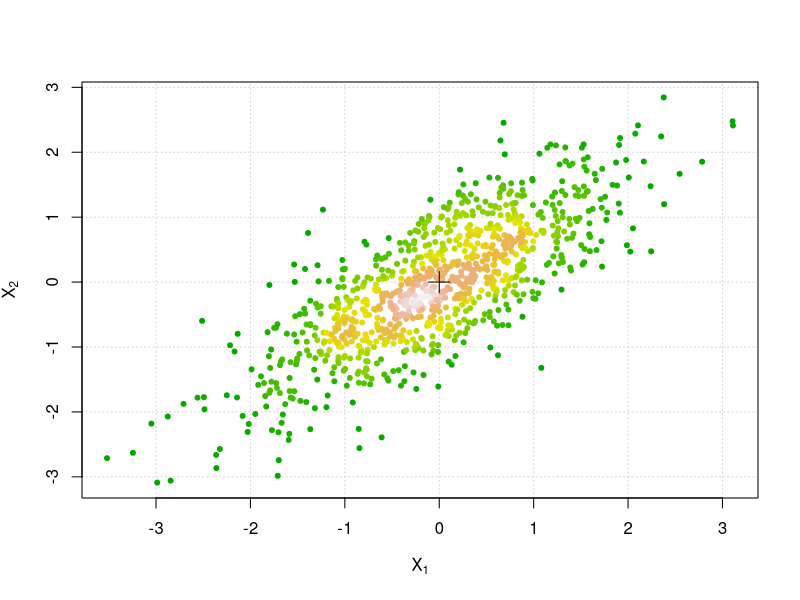
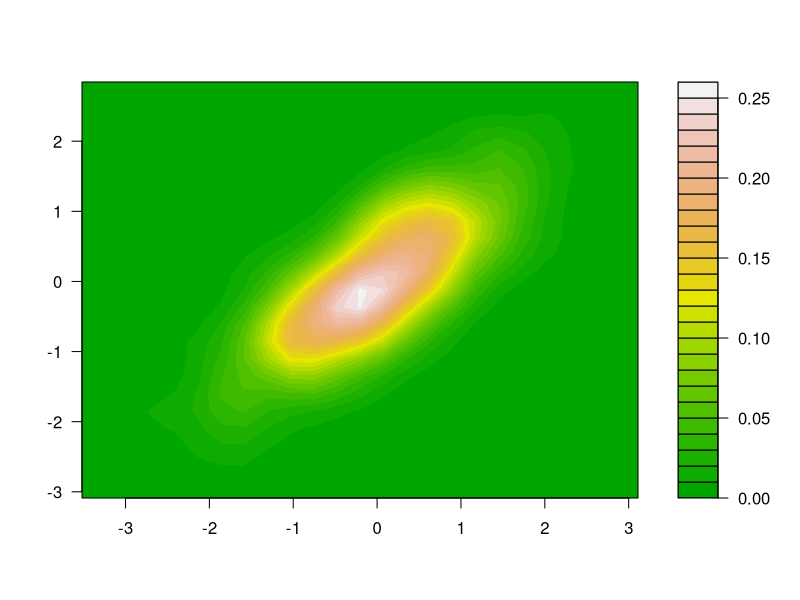
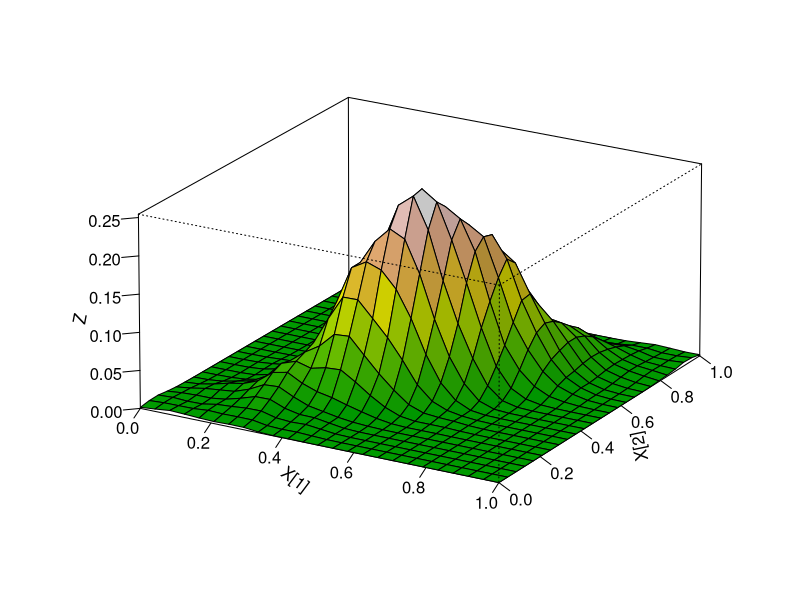

These figures' R source, in order:
## ---- chunk 1
library(mvtnorm)
n <- c(26, 24, 20, 33, 32)
V <- diag(1 / n)
df <- 130
C <- matrix(c(
  1, 1, 1, 0, 0, -1, 0, 0, 1, 0,
  0, -1, 0, 0, 1, 0, 0, 0, -1, -1,
  0, 0, -1, 0, 0
), ncol = 5)
cv <- C %*% V %*% t(C) ## covariance matrix
dv <- t(1 / sqrt(diag(cv)))
cr <- cv * (t(dv) %*% dv) ## correlation matrix
delta <- rep(0, 5)
Tn <- qmvt(0.95,
  df = df, delta = delta, corr = cr,
  abseps = 0.0001, maxpts = 100000, tail = "both"
)
Tn
## ---- chunk 2
library(MASS)
n <- 1000 # 样本量
X <- mvrnorm(n, mu = rep(0, 2), Sigma = matrix(c(1, 0.8, 0.8, 1), ncol = 2, byrow = TRUE))
plot(X,
  pch = 20, panel.first = grid(), cex = 1,
  col = densCols(X, colramp = terrain.colors),
  xlab = expression(X[1]), ylab = expression(X[2])
)
points(x =0, y = 0, pch = 3, cex = 2)
## ---- chunk 3
f1 <- kde2d(X[, 1], X[, 2], n = 25)
filled.contour(f1, color.palette = terrain.colors)

library(shape)
persp(f1$z, 
  xlab = expression(X[1]), ylab = expression(X[2]),
  zlab = expression(Z),
  col = drapecol(f1$z, col = terrain.colors(20)),
  theta = 30, phi = 20, 
  r = 50, d = 0.1, expand = 0.5, ltheta = 90, lphi = 180,
  shade = 0.1, ticktype = "detailed", nticks = 5
)
